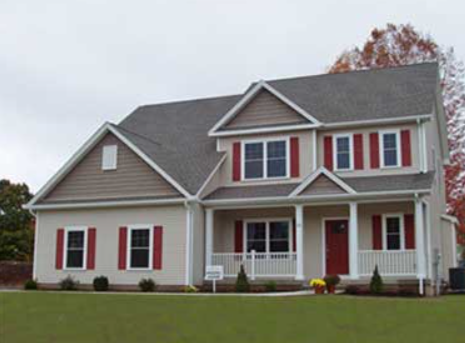
#> input picture ex2.2/pic/home.png, 465 x 343 px
$ python SIFT.py
#> lines starting #> are read from the running program, lines starting #| are printed output that depends on the picture; after the words box and inside, x2 and y2 are one past the last pixel; in counts of white or black regions, pixels touching at a corner belong together
import numpy as np
import cv2 as cv
from matplotlib import pyplot as plt

img = cv.imread('./pic/home.png')
#> img is the input picture: shape (343, 465, 3); mean B, G, R 135.6, 141.8, 142.4
gray= cv.cvtColor(img,cv.COLOR_BGR2GRAY)
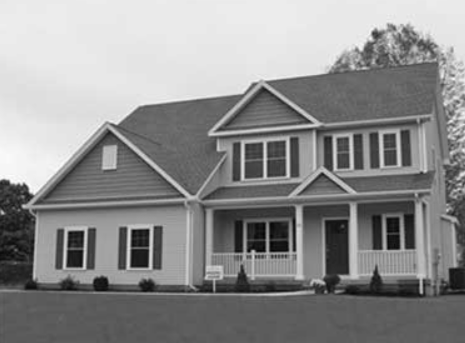
#> gray: shape (343, 465); min 1, max 254, mean 141.3
sift = cv.xfeatures2d.SIFT_create()
kp = sift.detect(gray,None)
#> kp = 1193 keypoints; strongest (x, y, size): (376, 34, 6.1), (294, 249, 2.8), (101, 284, 10), (421, 292, 2.6)
img=cv.drawKeypoints(gray,kp,img)
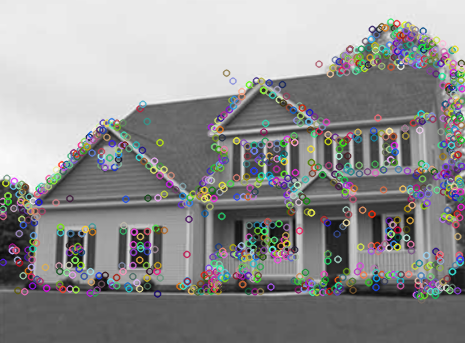
#> img: shape (343, 465, 3); mean B, G, R 142.9, 142.9, 143.2
plt.imshow(img),plt.show()

$ run again, with ex2.2/pic/girl.png copied over ex2.2/pic/home.png
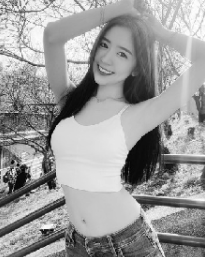
#> input picture ex2.2/pic/girl.png, 205 x 257 px
#> img is the input picture: shape (257, 205, 3); min 4, max 255, mean 154.8
#> kp = 535 keypoints; strongest (x, y, size): (145, 160, 30.5), (77, 99, 21.5), (137, 90, 21.4), (50, 181, 10.3)
#> `img=cv.drawKeypoints(gray,kp,img)`:
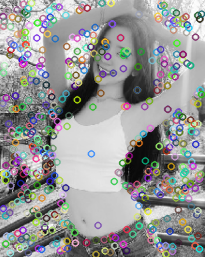
#> img: shape (257, 205, 3); mean B, G, R 150.6, 150.9, 150

$ run again, with ex2.2/pic/sculpture.png copied over ex2.2/pic/home.png
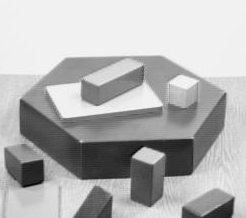
#> input picture ex2.2/pic/sculpture.png, 246 x 218 px
#> img is the input picture: shape (218, 246, 3); min 0, max 252, mean 179.6
#> kp = 161 keypoints; strongest (x, y, size): (149, 156, 12.2), (181, 157, 24.4), (68, 102, 22), (119, 188, 15.6)
#> `img=cv.drawKeypoints(gray,kp,img)`:
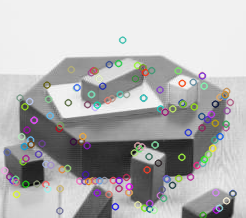
#> img: shape (218, 246, 3); 12.1% of pixels changed, all inside (x1, y1, x2, y2) = (0, 36, 238, 218)
